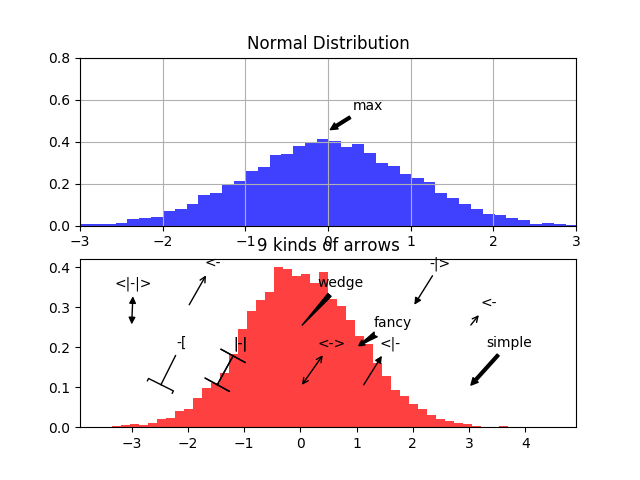

The script that saved this image:
import matplotlib.pyplot as plt
import numpy as np

plt.figure(1)                # the first figure

## subplot( 'number of rows', 'number of columns', 'curret possition in this structure')

plt.subplot(211)             # the first subplot in the first figure

x = np.random.randn(10000)
n, bins, patches = plt.hist(x, 50, normed = 1, facecolor = 'b', alpha = 0.75)
plt.title('Normal Distribution')
plt.axis([-3, 3, 0, .8])
plt.grid(True)

plt.annotate('max', xy = (0, 0.45), xytext = (0.3, 0.55),
             arrowprops = dict(facecolor = 'black', arrowstyle = 'simple'), )


plt.subplot(212)             # the second subplot in the first figure

x = np.random.randn(10000)
n, bins, patches = plt.hist(x, 50, normed = 1, facecolor = 'red', alpha = 0.75)

plt.annotate('fancy', xy = (1, .2), xytext = (1.3, 0.25),
             arrowprops = dict(facecolor = 'black', arrowstyle = 'fancy'), )

plt.annotate('wedge', xy = (0, 0.25), xytext = (0.3, 0.35),
             arrowprops = dict(facecolor = 'black', arrowstyle = 'wedge'), )

plt.annotate('simple', xy = (3, 0.1), xytext = (3.3, 0.20),
             arrowprops = dict(facecolor = 'black', arrowstyle = 'simple'), )

plt.annotate('-', xy = (-4., .1), xytext = (-3.7, 0.2),
             arrowprops = dict(facecolor = 'black', arrowstyle = '-'), )

plt.annotate('->', xy = (-4., 2.5), xytext = (-3.7, 2.3),
             arrowprops = dict(facecolor = 'black', arrowstyle = '->'), )

plt.annotate('<-', xy = (-2., 0.3), xytext = (-1.7, 0.4),
             arrowprops = dict(facecolor = 'black', arrowstyle = '<-'), )

plt.annotate('<->', xy = (0., 0.1), xytext = (0.3, 0.2),
             arrowprops = dict(facecolor = 'black', arrowstyle = '<->'), )

plt.annotate('-|>', xy = (2, 0.30), xytext = (2.3, 0.4),
             arrowprops = dict(facecolor = 'black', arrowstyle = '-|>'), )

plt.annotate('<|-', xy = (1.1, 0.10), xytext = (1.4, 0.2),
             arrowprops = dict(facecolor = 'black', arrowstyle = '<|-'), )

plt.annotate('<|-|>', xy = (-3., 0.25), xytext = (-3.3, 0.35),
             arrowprops = dict(facecolor = 'black', arrowstyle = '<|-|>'), )

plt.annotate('|-|', xy = (-1.5, 0.1), xytext = (-1.2, 0.2),
             arrowprops = dict(facecolor = 'black', arrowstyle = '|-|'), )

plt.annotate('|-|', xy = (-1.5, 0.1), xytext = (-1.2, 0.2),
             arrowprops = dict(facecolor = 'black', arrowstyle = '|-|'), )

plt.annotate('-[', xy = (-2.5, 0.1), xytext = (-2.2, 0.2),
             arrowprops = dict(facecolor = 'black', arrowstyle = '-['), )

plt.annotate('<-', xy = (3., 0.25), xytext = (3.2, 0.30),
             arrowprops = dict(facecolor = 'black', arrowstyle = '<-'), )

plt.title('9 kinds of arrows')

plt.savefig('Histogram_example_8.png')

plt.show()




# source : https://matplotlib.org/devdocs/api/_as_gen/matplotlib.pyplot.annotate.html#matplotlib.pyplot.annotate
